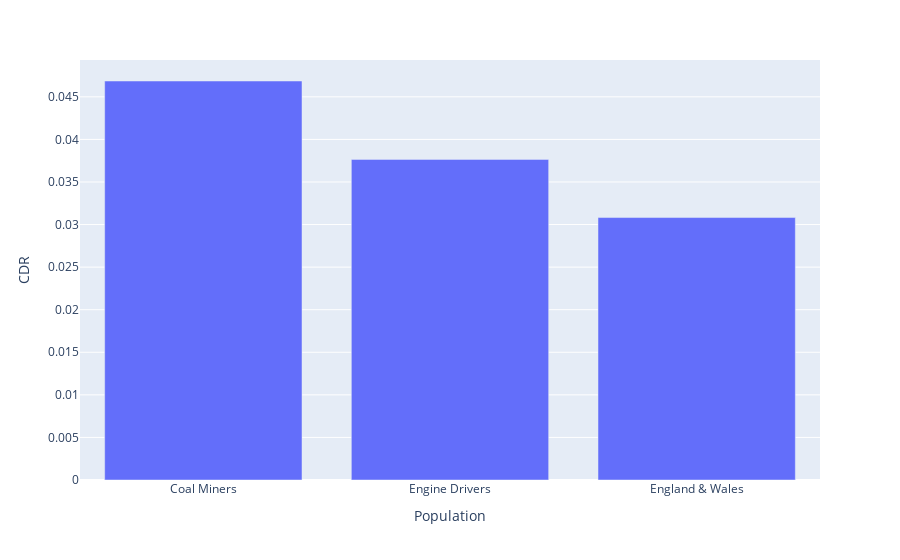

Notebook code cell kept with this figure:
### Markdown cell above
### Visualisation - plotly

### Code cell
# bar chart showing the CDR
data_1_cdr = data_1.loc[data_1['age'] == 'total', ['coal_cdr', 'engine_cdr', 'ew_cdr']].transpose().reset_index()
data_1_cdr.columns = ['Population', 'CDR']

fig = px.bar(data_1_cdr, x='Population', y='CDR')
fig.update_xaxes(tickvals=data_1_cdr['Population'], ticktext=['Coal Miners', 'Engine Drivers', 'England & Wales'])
fig.show()

### Figure 1 — Plotly figure (JSON) as saved in the notebook; plotly's stock layout.template omitted (floating-point values rounded to 4 significant figures)
{"data": [{"alignmentgroup": "True", "hovertemplate": "Population=%{x}<br>CDR=%{y}<extra></extra>", "legendgroup": "", "marker": {"color": "#636efa", "pattern": {"shape": ""}}, "name": "", "offsetgroup": "", "orientation": "v", "showlegend": false, "textposition": "auto", "x": ["coal_cdr", "engine_cdr", "ew_cdr"], "xaxis": "x", "y": [0.04686, 0.03766, 0.03082], "yaxis": "y", "type": "bar"}], "layout": {"xaxis": {"anchor": "y", "domain": [0.0, 1.0], "title": {"text": "Population"}, "tickvals": ["coal_cdr", "engine_cdr", "ew_cdr"], "ticktext": ["Coal Miners", "Engine Drivers", "England & Wales"]}, "yaxis": {"anchor": "x", "domain": [0.0, 1.0], "title": {"text": "CDR"}}, "legend": {"tracegroupgap": 0}, "margin": {"t": 60}, "barmode": "relative"}}
